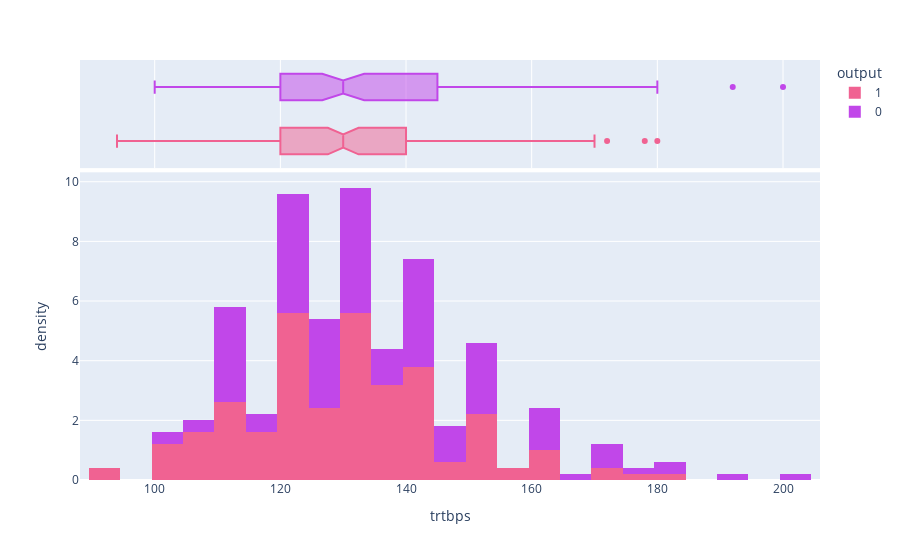

Notebook code for this chart:
### Markdown cell above
Majority of the patients have a Resting Blood Pressure between 110 - 150

### Code cell
#distribution of RestingBP as per heart disease

cls = 'output'
x = 'trtbps'
mrg = 'box'
hst = 'density'
cdm = {0:'#C147E9',1:'#F06292'}

rbp_hds = px.histogram(data, x=x, color=cls, marginal=mrg, histnorm=hst, color_discrete_map=cdm)
rbp_hds.show()

### Figure 1 — Plotly figure (JSON) as saved in the notebook; plotly's stock layout.template omitted (floating-point values rounded to 4 significant figures; data arrays with more than 128 entries replaced by an {"elided": "..."} marker saying what was removed)
{"data": [{"alignmentgroup": "True", "bingroup": "x", "histnorm": "density", "hovertemplate": "output=1<br>trtbps=%{x}<br>density=%{y}<extra></extra>", "legendgroup": "1", "marker": {"color": "#F06292", "pattern": {"shape": ""}}, "name": "1", "offsetgroup": "1", "orientation": "v", "showlegend": true, "type": "histogram", "x": {"elided": "165 int values"}, "xaxis": "x", "yaxis": "y"}, {"alignmentgroup": "True", "hovertemplate": "output=1<br>trtbps=%{x}<extra></extra>", "legendgroup": "1", "marker": {"color": "#F06292"}, "name": "1", "notched": true, "offsetgroup": "1", "showlegend": false, "type": "box", "x": {"elided": "165 int values"}, "xaxis": "x2", "yaxis": "y2"}, {"alignmentgroup": "True", "bingroup": "x", "histnorm": "density", "hovertemplate": "output=0<br>trtbps=%{x}<br>density=%{y}<extra></extra>", "legendgroup": "0", "marker": {"color": "#C147E9", "pattern": {"shape": ""}}, "name": "0", "offsetgroup": "0", "orientation": "v", "showlegend": true, "type": "histogram", "x": {"elided": "138 int values"}, "xaxis": "x", "yaxis": "y"}, {"alignmentgroup": "True", "hovertemplate": "output=0<br>trtbps=%{x}<extra></extra>", "legendgroup": "0", "marker": {"color": "#C147E9"}, "name": "0", "notched": true, "offsetgroup": "0", "showlegend": false, "type": "box", "x": {"elided": "138 int values"}, "xaxis": "x2", "yaxis": "y2"}], "layout": {"barmode": "relative", "legend": {"title": {"text": "output"}, "tracegroupgap": 0}, "margin": {"t": 60}, "xaxis": {"anchor": "y", "domain": [0, 1], "title": {"text": "trtbps"}}, "xaxis2": {"anchor": "y2", "domain": [0, 1], "matches": "x", "showgrid": true, "showticklabels": false}, "yaxis": {"anchor": "x", "domain": [0, 0.7326], "title": {"text": "density"}}, "yaxis2": {"anchor": "x2", "domain": [0.7426, 1], "matches": "y2", "showgrid": false, "showline": false, "showticklabels": false, "ticks": ""}}}
